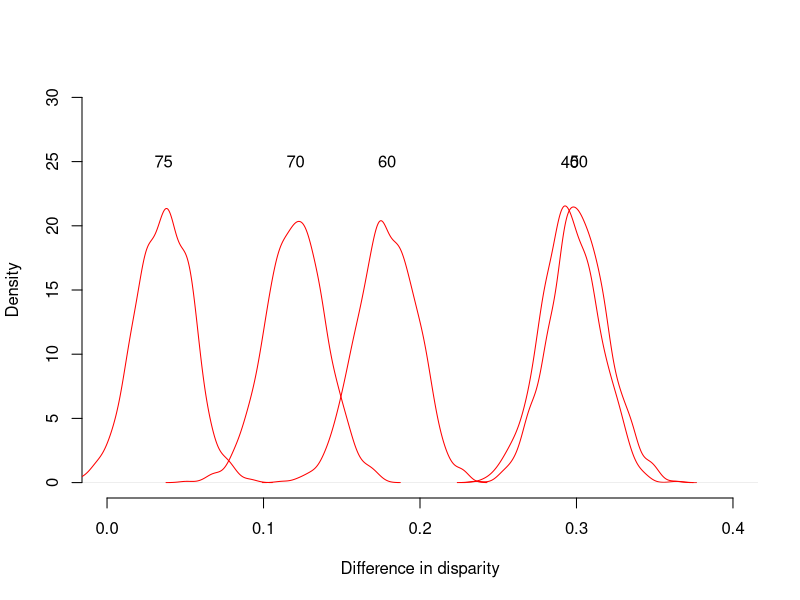

Generate this figure with R:
# Set the design parameters for the study 

library(openxlsx)
library(dplyr)
# Load the number of people enumerated in each cluster 
N <- openxlsx::read.xlsx('Cluster Population CE1.xlsx')
N[,3] <- round(N[,2]*(2000/sum(N[,2])),0) # back-calc for the proportion of CWD in each cluster 
N[,4] <- round(N[,2]*(2000/(sum(N[,2]*0.05))),0) # back-calc for the total children in each cluster 
colnames(N) <- c('cluster','N','N_cwd','N_c')
head(N)

# Number of simulations to run 
j <- 1000
# Matrix to save the results 
d <- matrix(, ncol=0, nrow=j)

es <- c(.4,.5,.6,.7,.75)

for (i in es){
# Set assummed population-level parameters 
# Enrolment 
e0 <- c(.75) # enrolment of all children 
e1 <- c(i) # enrolment of disabled children 
k <- c(.01) # Set intercluster coefficient of variation in enrollment levels 
var_b0 <- k/e0 # Calculate the variance of the cluster proportions enrolled  
var_b1 <- k/e1 # Calculate the variance of the cluster proportions enrolled 
# Fix true cluster-level means of school enrollment 
rnorm_0_1 <- function(p, v){
  r <- 1
  while (r>=1 | r<=0){
    r <- round(rnorm(1, p, v^.5),2)
  }
  return(r)
}

N$e_0 <- apply(N, 1, function(x) rnorm_0_1(e0, var_b0))
N$e_1 <- apply(N, 1, function(x) rnorm_0_1(e1, var_b1))

# True relationship between enrollment and treatment in school-treatment arm
a0 <- c(.9) # 90% of enrolled children are in school and treated 
a1 <- c(.8) # 80% of enrolled children with disabilities are in school and treated 
# True proportions treated by the intervention
k <- c(.01) # Set intercluster coefficient of variation in attendance if enrolled 
var_b0 <- k/a0 # Calculate the variance of the cluster attendance if enrolled 
var_b1 <- k/a1 # Calculate the variance of the cluster attendance if enrolled   
# Fix the true cluster-level means of the attendance at school if enrolled 
N$a_0 <- apply(N, 1, function(x) rnorm_0_1(a0, var_b0))
N$a_1 <- apply(N, 1, function(x) rnorm_0_1(a1, var_b1))

# Allocate half clusters to treatment and half to control  
N$allocation <- sample(c(rep(0,length.out=(nrow(N)/2)),rep(1,length.out=nrow(N)/2)))

# Proportion treated in each cluster == 
# School-only arm: proportion enrolled * proportion in school if enrolled 
N$t_0 <- N$e_0 * N$a_0 # all children
N$t_1 <- N$e_1 * N$a_1 # children with disabilities 
# Community arm: set at 98% with small se
t_comm <- .98
var_t_comm <- k/t_comm
N$t_1[N$allocation == 1] <- apply(N[N$allocation == 1,], 1, function(x) rnorm_0_1(t_comm, var_t_comm))
N$t_0[N$allocation == 1] <- apply(N[N$allocation == 1,], 1, function(x) rnorm_0_1(t_comm, var_t_comm))

# Generate enrolment outcome 
# Number of treated children overall, and number of treated disabled children 
i <- 1
t_0 <- matrix(, ncol=0, nrow=nrow(N))
t_1 <- matrix(, ncol=0, nrow=nrow(N))
while (i<=j){
  t_0 <- cbind(t_0, apply(N, 1, function(x)
    sum(sample(c(0,1),size=x[2],prob=c(1-x['t_0'],x['t_0']),replace=T))))
  t_1 <- cbind(t_1, apply(N, 1, function(x)
    sum(sample(c(0,1),size=x[3],prob=c(1-x['t_1'],x['t_1']),replace=T))))
  i <- i+1
}

## Conduct analysis on simulated data 
# Produce proportions treated in CWD and in children without disabilities 
# First need to subtract the number od disabled children treated from the number of non-disabled children treated 
t_0 <- t_0 - t_1
# And the denominators 
N_0 <- N[,2] - N[,3]

# Calculate the proportions 
t_0_p <- t_0 / N_0
t_1_p <- t_1 / N[,3] 

# Append the allocation 
t_0_p <- cbind(t_0_p, N$allocation)
t_1_p <- cbind(t_1_p, N$allocation)

# Disparity between all children and CWD
diff_p <- t_0_p[,1:(ncol(t_0_p)-1)] - t_1_p[,1:(ncol(t_1_p)-1)]
diff_p <- cbind(diff_p, N$allocation)

# Calculate sample enrolment figures 
p0_sc   <- as.data.frame(t_0_p) %>% filter(V1001==0) %>% select(-V1001) %>% apply(2, mean)
p1_sc   <- as.data.frame(t_1_p) %>% filter(V1001==0) %>% select(-V1001) %>% apply(2, mean)
p0_comm <- as.data.frame(t_0_p) %>% filter(V1001==1) %>% select(-V1001) %>% apply(2, mean)
p1_comm <- as.data.frame(t_1_p) %>% filter(V1001==1) %>% select(-V1001) %>% apply(2, mean)

# Median disparity in each arm
diff_sc <- as.data.frame(diff_p) %>% filter(V1001==0) %>% select(-V1001) %>% apply(2, mean)
diff_comm <- as.data.frame(diff_p) %>% filter(V1001==1) %>% select(-V1001) %>% apply(2, mean)

# Difference in the disparity between the arms 
diff_in_disp <- diff_sc - diff_comm

d <- cbind(d,diff_in_disp)
}


# Plot the differences in the disparities s
plot(density(d[,1]),col='red',ylim=c(0,30), main='', xlab='Difference in disparity', 
     freq=F, xlim=c(0,.4),bty="n")
lines(density(d[,2]), col='red')
lines(density(d[,3]), col='red')
lines(density(d[,4]), col='red')
lines(density(d[,5]), col='red')
text(x=apply(d,2,mean), y=rep(25, times=ncol(d)), labels = as.character(es*100))
